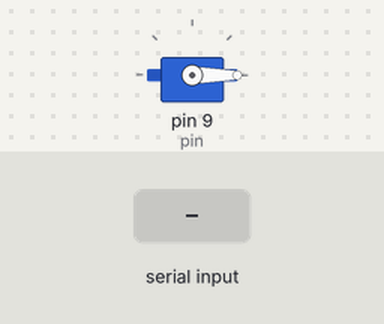
Simulated run of this sketch. Board: Arduino Uno, built with avr-gcc and run on an emulated ATmega328P. Shown: servo. Inputs (shaded band) come from the test bench.

Above: at 1.2 s.
1.3 s: "90/45\n" received over Serial
At 2.5 s:
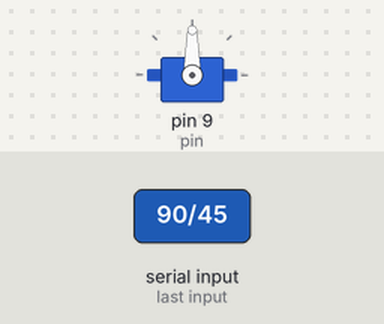
2.8 s: "/" received over Serial
At 3.5 s:
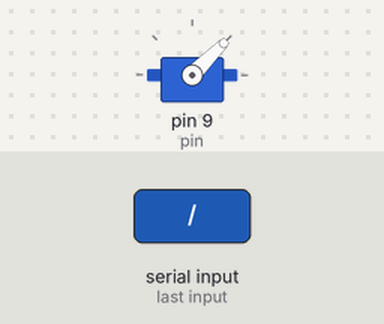
4.3 s: "30/150\n" received over Serial
At 4.7 s:
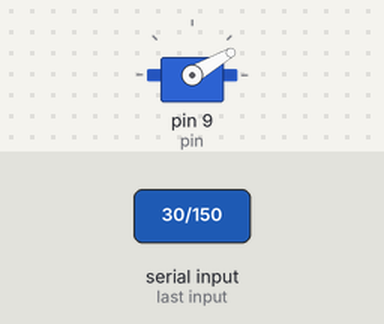
5.8 s: "/" received over Serial
At 7.0 s:
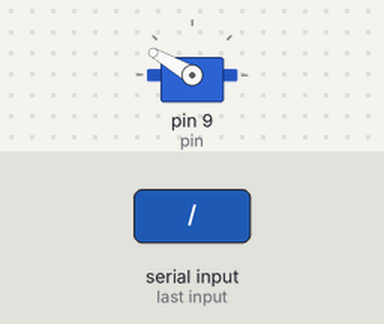
Timing chart, 0 to 8.3 s (numbered marks = the images above; inputs shaded):
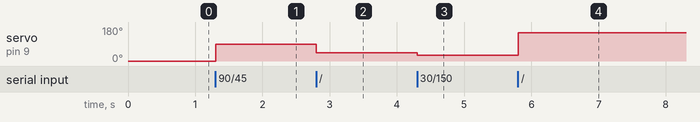

Measured:
- after the input at 1.3 s, servo on pin 9 (pin): 0° → 90° at once
- after the input at 2.8 s, servo on pin 9 (pin): 90° → 45° at once
- after the input at 4.3 s, servo on pin 9 (pin): 45° → 30° at once
- after the input at 5.8 s, servo on pin 9 (pin): 30° → 150° at once

The sketch:

haptic_actuator.ino
```cpp
#include <Servo.h>

const int pin = 9;
char data[10];
Servo myservo;

void setup() {
  // put your setup code here, to run once:
  pinMode(pin, OUTPUT);
  myservo.attach(pin);
  myservo.write(0);
  Serial.begin(9600);
}

void loop() {
  // put your main code here, to run repeatedly:
  get_data();
  actuate_servo();
}

char get_data() {
  int num = 0;
  while(true) {
    if(Serial.available() > 0) {
      data[num] = Serial.read();
      if(data[num] == '/') {
        data[num] = '\0';
        break;
      }else {
        num += 1;
      }
    }
  }
}

void actuate_servo() {
  int val = atoi(data);
//  Serial.println(data);
  myservo.write(val);
}
```
